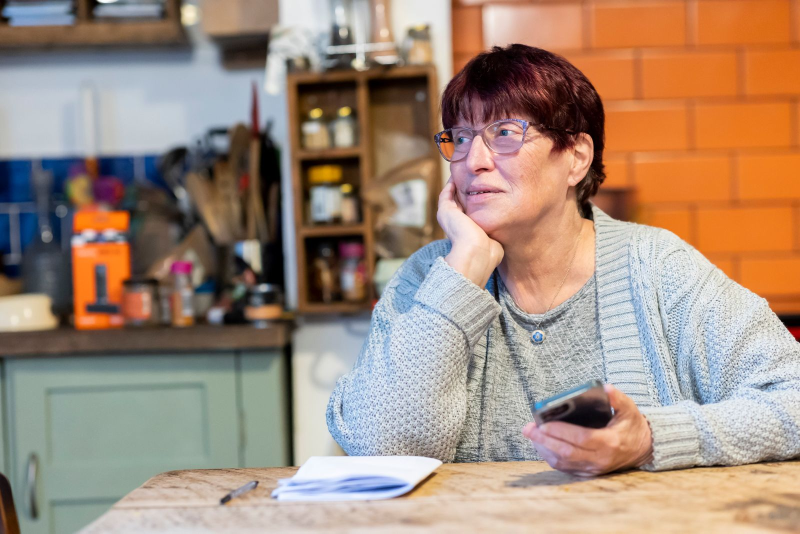
#> input picture pexels-15377745.jpg, 1600 x 1067 px (shown at 1/2 size)
$ python -i landing-fotos.py   (imports and definitions only)
#> lines starting #> are read from the running program, lines starting #| are printed output that depends on the picture
#> further down, picture is the input picture: PIL image 1600x1067 RGB; mean R, G, B 162.9, 140, 123.9
#!/usr/bin/env python3
"""Zet stockfoto's voor de landingspagina (/v2) klaar in de huisstijl.

Elke foto krijgt een vaste uitsnede per plek, een rustige kleurbewerking die
naar het palet van de landing trekt (inktzwart #232019 in de schaduwen,
papiercrème #f6f2e9 in de lichten, iets minder verzadiging) en wordt als
progressieve JPEG in twee breedtes weggeschreven, zonder EXIF.

Leg de bronfoto's in één map met de plek als bestandsnaam, bijvoorbeeld:
  behandelkamer.jpg  begeleiding.jpg  thuis.jpg  kaart-papier.png  kaart-telefoon.png

Gebruik:
  python3 scripts/landing-fotos.py <bronmap>

Uitvoer: public/images/landing/<plek>-<breedte>.jpg, twee breedtes per plek.
Vermeld fotograaf en licentie in public/images/landing/BRONNEN.md.

Vereist Pillow (`python3 -m pip install Pillow`).
"""

from argparse import ArgumentParser
from pathlib import Path

from PIL import Image, ImageEnhance, ImageOps

UIT = Path(__file__).resolve().parents[1] / "public" / "images" / "landing"

# plek -> (breedte:hoogte, zwaartepunt van de uitsnede, optioneel eerst inzoomen
# op een kader links, boven, rechts, onder als fractie van de bron, uitvoerbreedtes).
# Nooit breder dan de uitsnede zelf: opschalen maakt een foto alleen zachter.
PLEKKEN = {
    # fotoband in 02 'Van behandelkamer naar huiskamer'
    "behandelkamer": ((4, 3), (0.5, 0.28), None, (1200, 600)),                 # Karola G (Kaboompics), Pexels 4506073
    "begeleiding": ((4, 3), (0.5, 0.35), None, (1200, 600)),                   # Kampus Production, Pexels 7551631
    "thuis": ((3, 4), (0.5, 0.3), (0.22, 0.27, 1.0, 1.0), (1200, 600)),        # Karola G (Kaboompics), Pexels 6633825
    # boven de twee cijfers in 01 'Waarom Fysiplan': papier en telefoon
    "kaart-papier": ((4, 3), (0.5, 0.5), (0.3, 0.12, 1.0, 0.86), (1000, 500)),  # montage in SHVETS production, Pexels 8413183
    "kaart-telefoon": ((4, 3), (0.5, 0.58), None, (1000, 500)),                # montage in Tima Miroshnichenko, Pexels 6611918
}

INKT = (35, 32, 25)
CREME = (246, 242, 233)
VERZADIGING = 0.8    # iets rustiger dan de bron, naast een crème pagina
DUOTOON = 0.3        # hoeveel van de inkt-crème-duotoon erdoor gaat
ZWARTPUNT = 12       # schaduwen nooit puur zwart: de pagina heeft ook geen #000


def duotoon_lut():
    """Per kanaal een tabel die grijs 0..255 tussen inkt en crème legt."""
    return [round(INKT[k] + (CREME[k] - INKT[k]) * i / 255) for k in range(3) for i in range(256)]


def bewerk(img):
    img = ImageOps.exif_transpose(img).convert("RGB")
    img = ImageEnhance.Color(img).enhance(VERZADIGING)
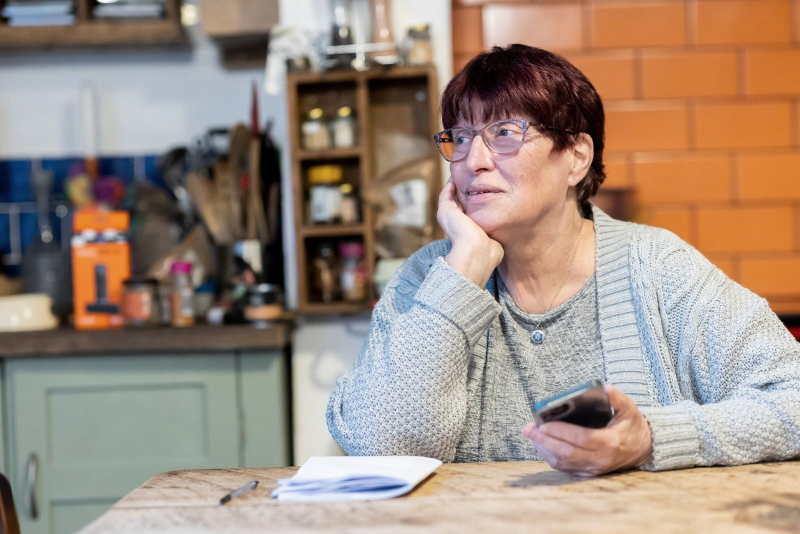
#> img: PIL image 1600x1067 RGB (shown at 1/2 size); mean R, G, B 158.9, 140.6, 127.8
    duo = img.convert("L").convert("RGB").point(duotoon_lut())
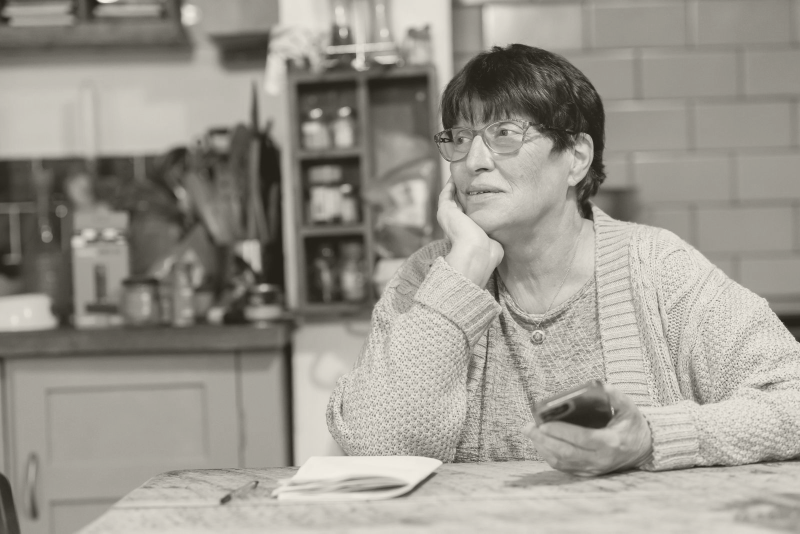
#> duo: PIL image 1600x1067 RGB (shown at 1/2 size); mean R, G, B 154.7, 151.1, 143
    img = Image.blend(img, duo, DUOTOON)
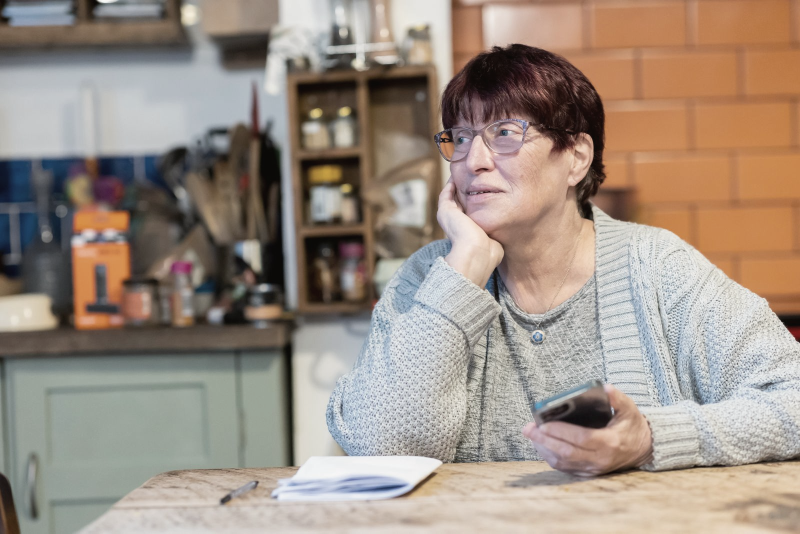
#> img: PIL image 1600x1067 RGB (shown at 1/2 size); mean R, G, B 157.2, 143.3, 131.9
    lift = [ZWARTPUNT + i * (255 - ZWARTPUNT) // 255 for i in range(256)] * 3
    return img.point(lift)


def main():
    ap = ArgumentParser(description=__doc__.splitlines()[0])
    ap.add_argument("bron", type=Path, help="map met een bronfoto per plek, zoals behandelkamer.jpg")
    args = ap.parse_args()
    UIT.mkdir(parents=True, exist_ok=True)
    gevonden = 0
    for plek, ((bw, bh), midden, kader, breedtes) in PLEKKEN.items():
        bronnen = sorted(p for p in args.bron.glob(plek + ".*") if p.suffix.lower() in (".jpg", ".jpeg", ".png", ".webp"))
        if not bronnen:
            print(f"- {plek}: geen bron gevonden, overgeslagen")
            continue
        gevonden += 1
        img = bewerk(Image.open(bronnen[0]))
        if kader:
            w, h = img.size
            img = img.crop((round(kader[0] * w), round(kader[1] * h), round(kader[2] * w), round(kader[3] * h)))
        for breedte in breedtes:
            hoogte = round(breedte * bh / bw)
            uit = ImageOps.fit(img, (breedte, hoogte), Image.LANCZOS, centering=midden)
            doel = UIT / f"{plek}-{breedte}.jpg"
            uit.save(doel, "JPEG", quality=78 if breedte > 1000 else 80, optimize=True, progressive=True)
            print(f"- {plek}: {doel.name} {breedte}x{hoogte} {doel.stat().st_size // 1024} KB")
    if not gevonden:
        raise SystemExit("Geen enkele bronfoto gevonden.")


# [2 lines not run here, left out]

>>> from PIL import Image
>>> picture = Image.open('../pexels-15377745.jpg')
>>> result = bewerk(picture)

$ run again, on pexels-6974993.jpg
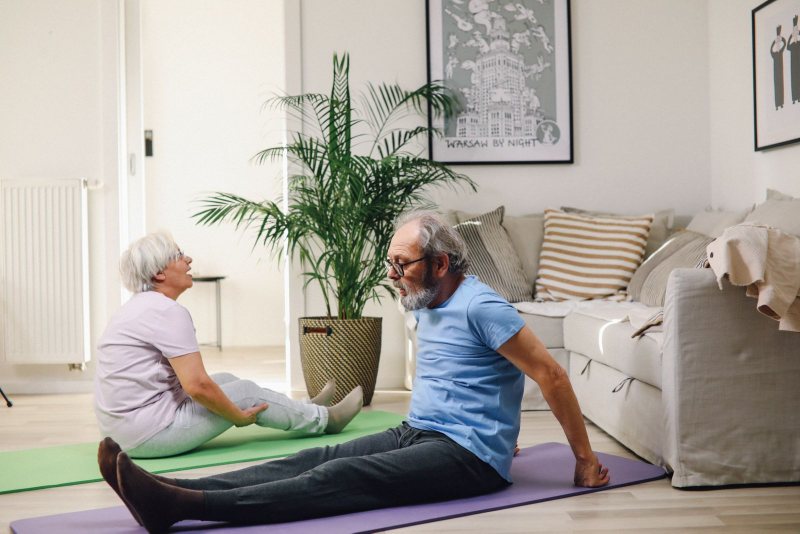
#> input picture pexels-6974993.jpg, 1600 x 1067 px (shown at 1/2 size)
#> picture is the input picture: PIL image 1600x1067 RGB; mean R, G, B 169.1, 164.3, 156.9
#> in bewerk, `duo = img.convert("L").convert("RGB").point(duotoon_lut())`:
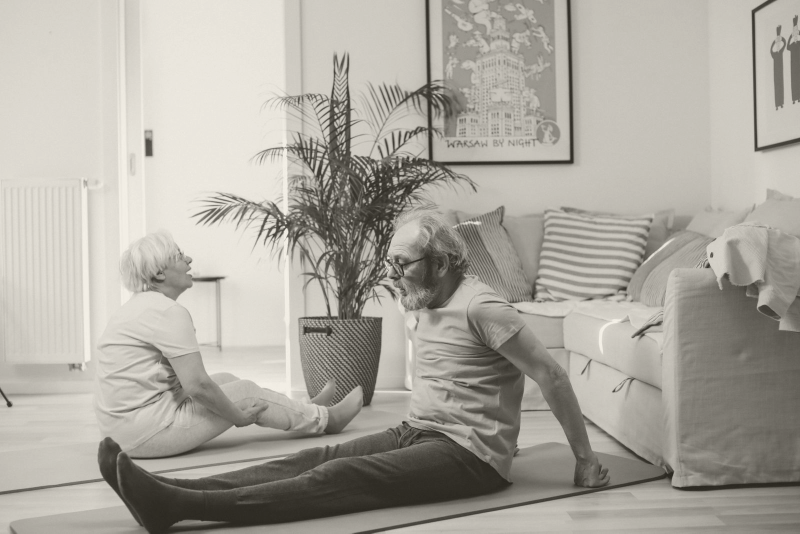
#> duo: PIL image 1600x1067 RGB (shown at 1/2 size); mean R, G, B 171.2, 167.6, 159.3
#> in bewerk, `img = Image.blend(img, duo, DUOTOON)`:
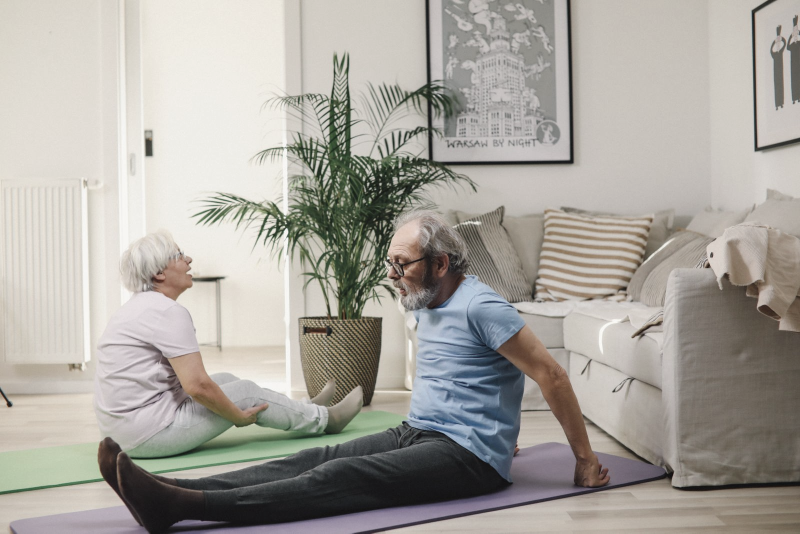
#> img: PIL image 1600x1067 RGB (shown at 1/2 size); mean R, G, B 168.3, 164.7, 158

$ run again, on pexels-6975176.jpg
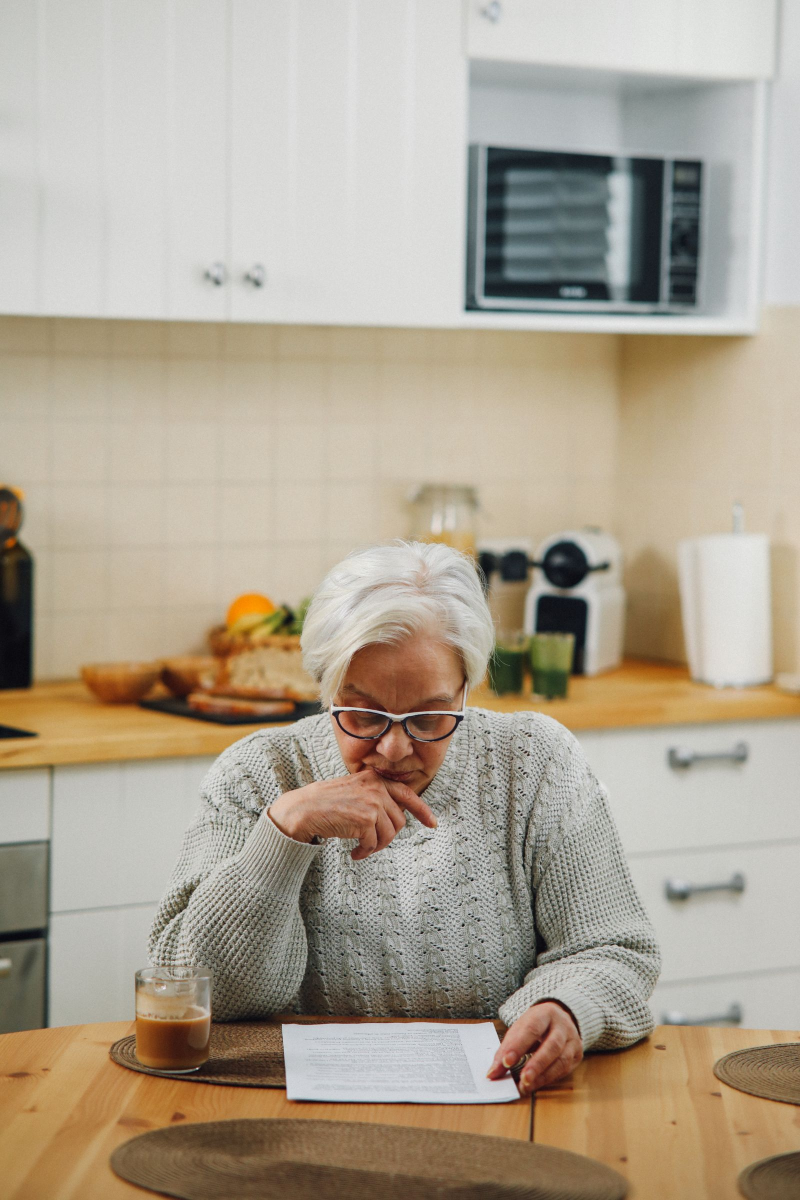
#> input picture pexels-6975176.jpg, 1600 x 2400 px (shown at 1/2 size)
#> picture is the input picture: PIL image 1600x2400 RGB; mean R, G, B 174.1, 163.1, 146.1
#> in bewerk, `duo = img.convert("L").convert("RGB").point(duotoon_lut())`:
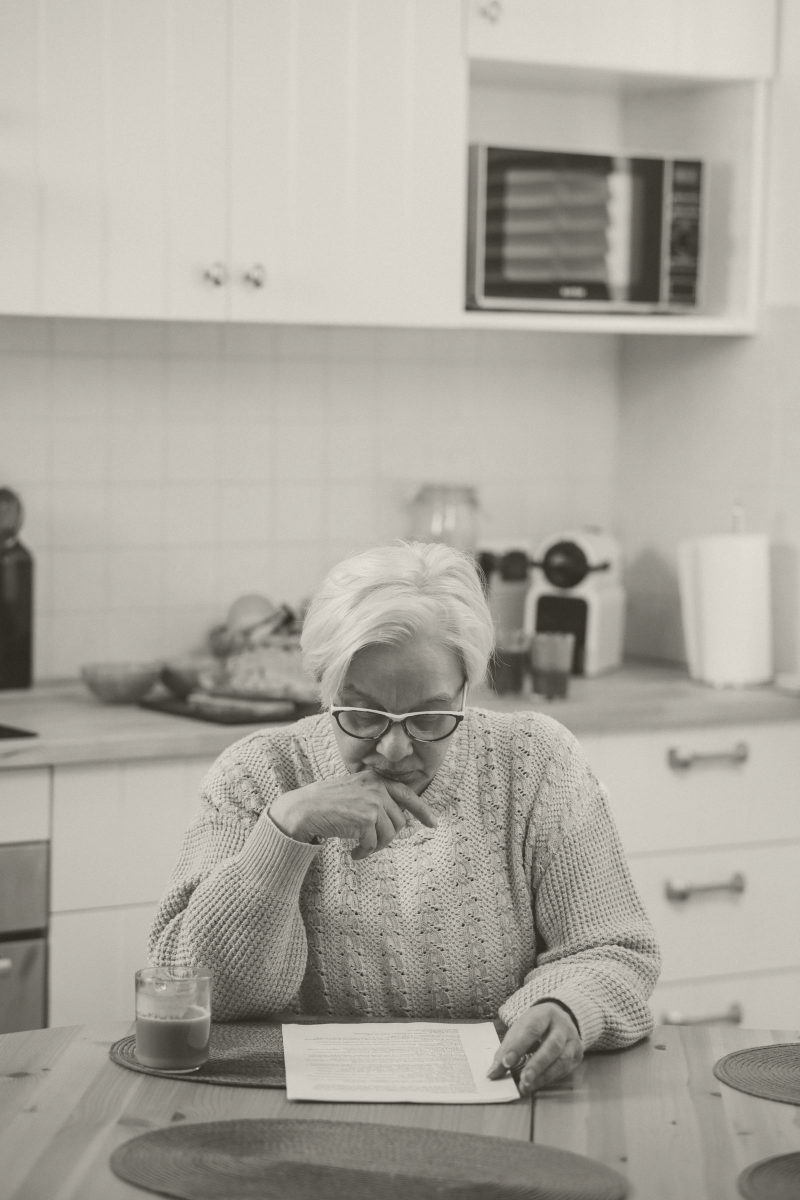
#> duo: PIL image 1600x2400 RGB (shown at 1/2 size); mean R, G, B 170.9, 167.3, 159
#> in bewerk, `img = Image.blend(img, duo, DUOTOON)`:
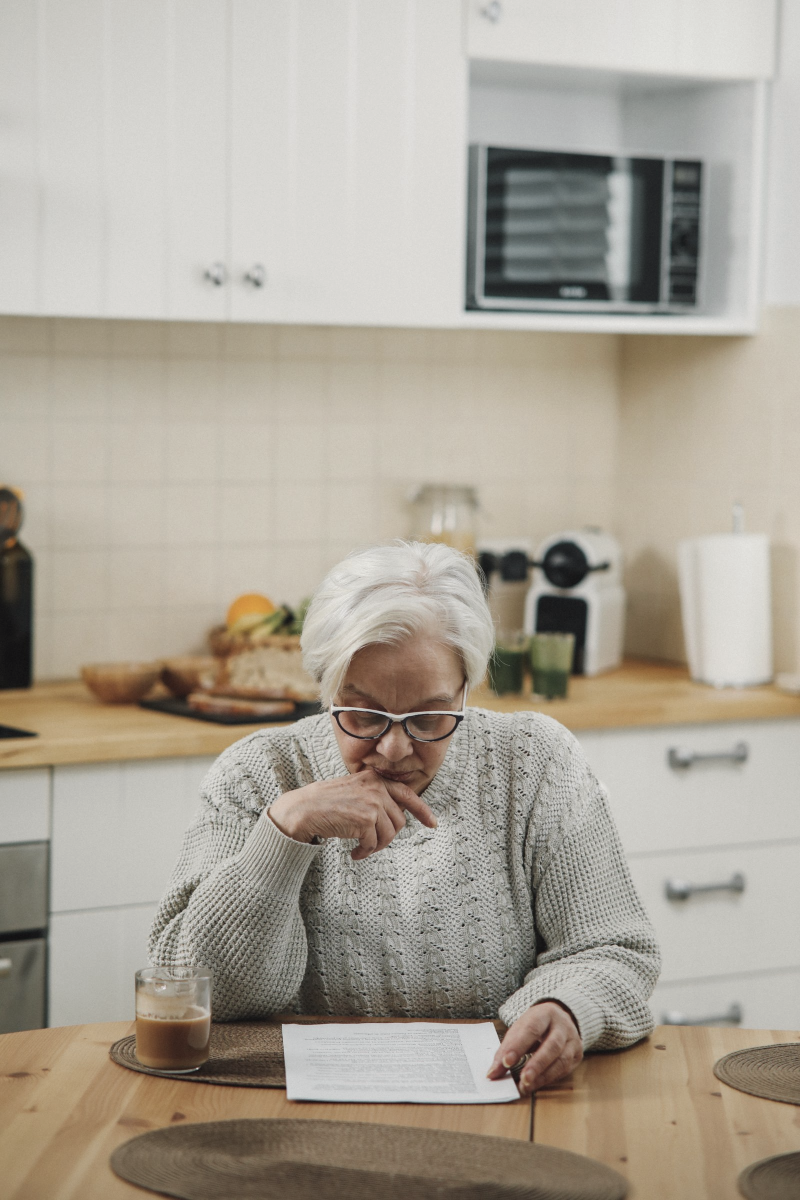
#> img: PIL image 1600x2400 RGB (shown at 1/2 size); mean R, G, B 171.1, 163.9, 151.8

$ run again, on pexels-6975207.jpg
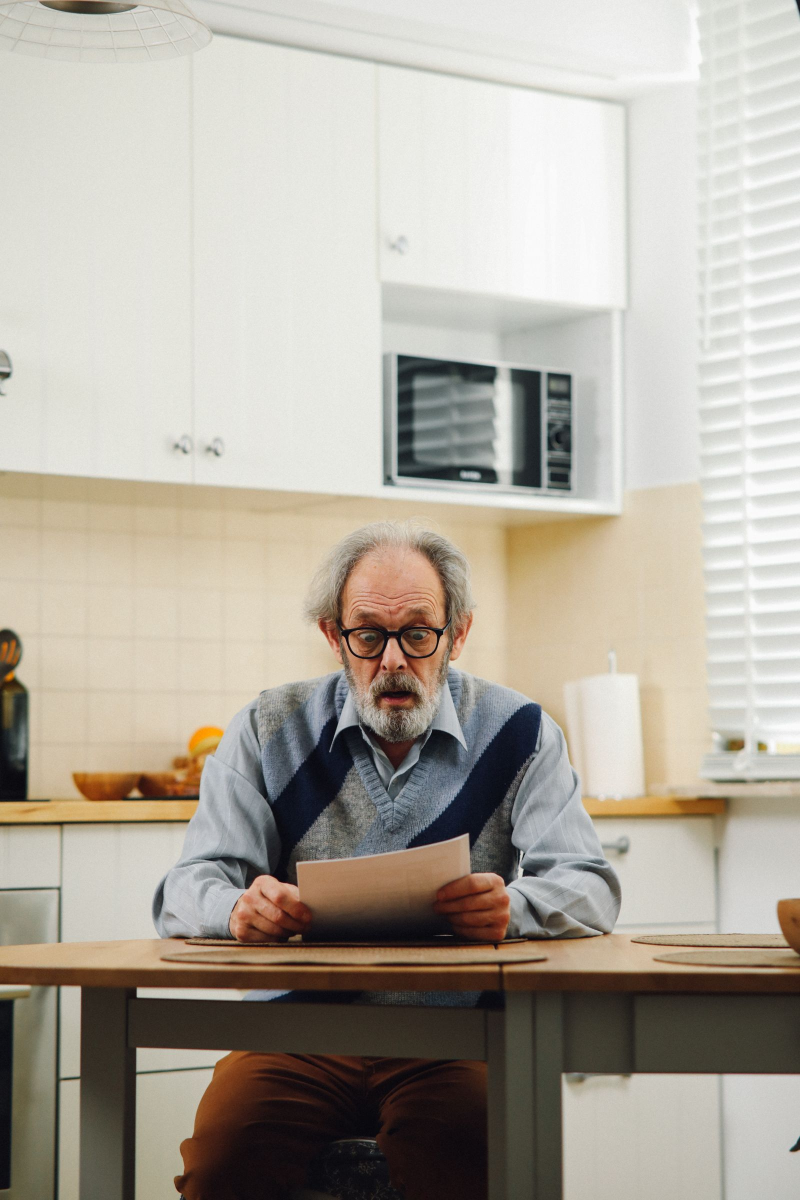
#> input picture pexels-6975207.jpg, 1600 x 2400 px (shown at 1/2 size)
#> picture is the input picture: PIL image 1600x2400 RGB; mean R, G, B 176.6, 170.2, 159.3
#> in bewerk, `duo = img.convert("L").convert("RGB").point(duotoon_lut())`:
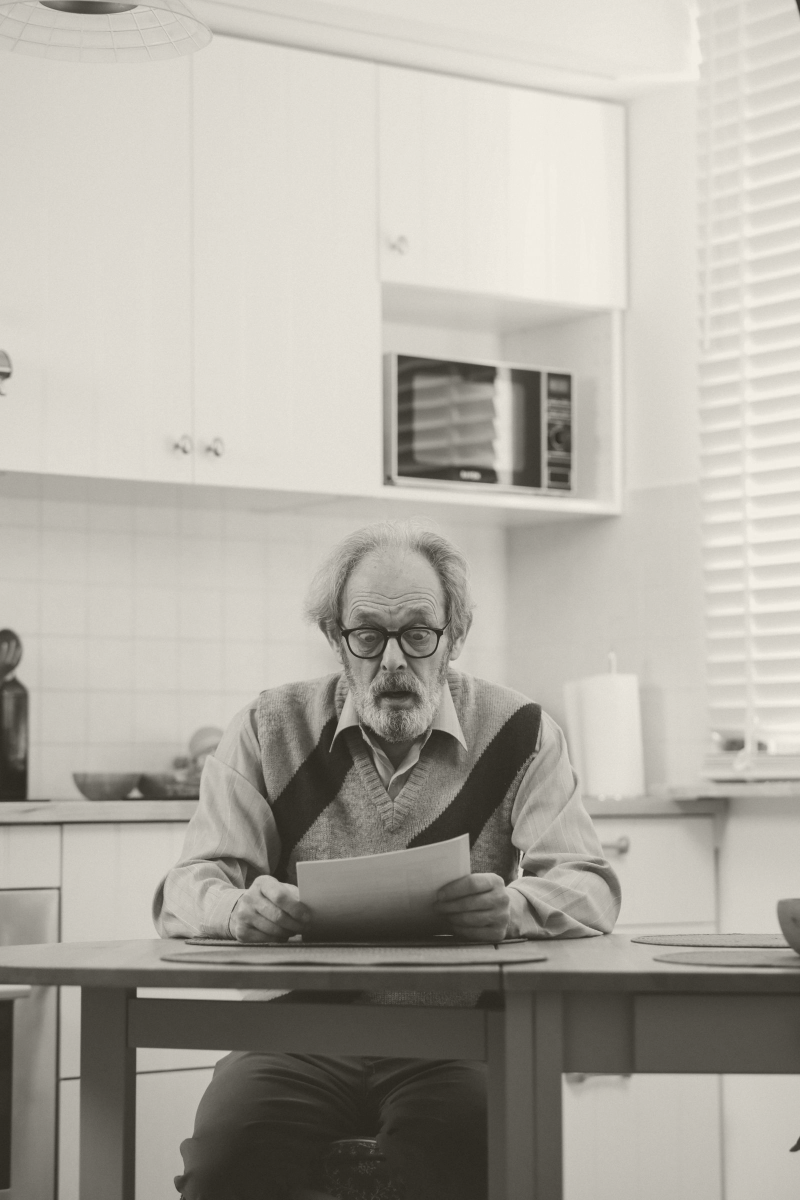
#> duo: PIL image 1600x2400 RGB (shown at 1/2 size); mean R, G, B 176.1, 172.5, 164.1
#> in bewerk, `img = Image.blend(img, duo, DUOTOON)`:
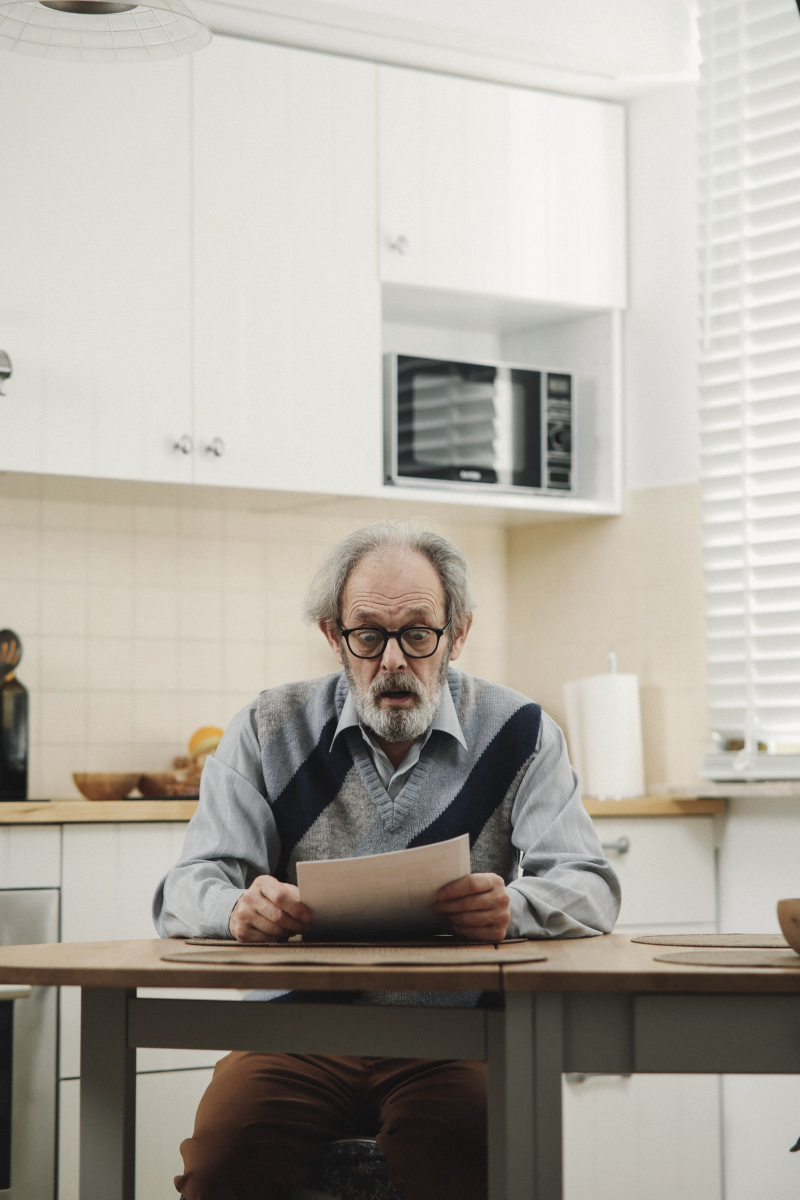
#> img: PIL image 1600x2400 RGB (shown at 1/2 size); mean R, G, B 175, 170.2, 161.7
